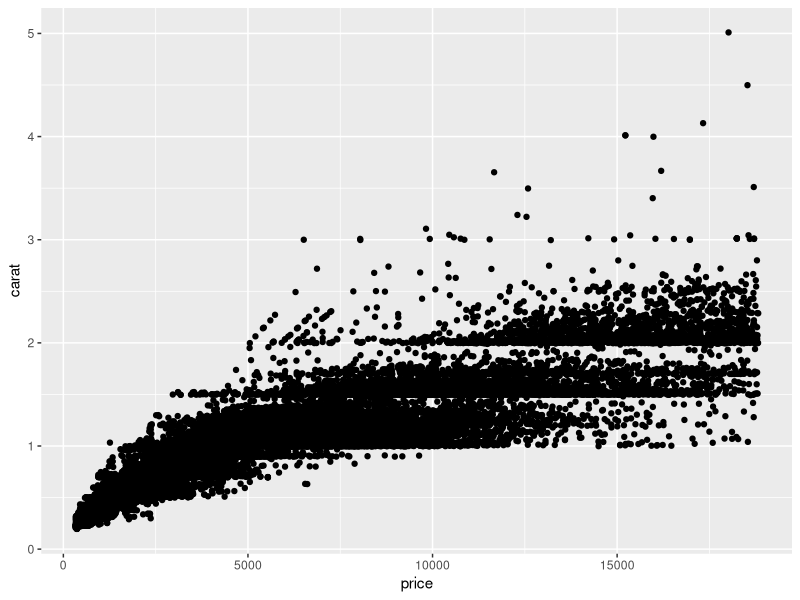

Write the R code that produced this figure.
## ---- chunk 1
knitr::opts_chunk$set(echo = TRUE)
## ---- chunk 2
library(tidyverse)
library(skimr)
library(GGally)
## ---- chunk 3
ggplot(data = diamonds, aes(x = price, y = carat)) + geom_jitter()
